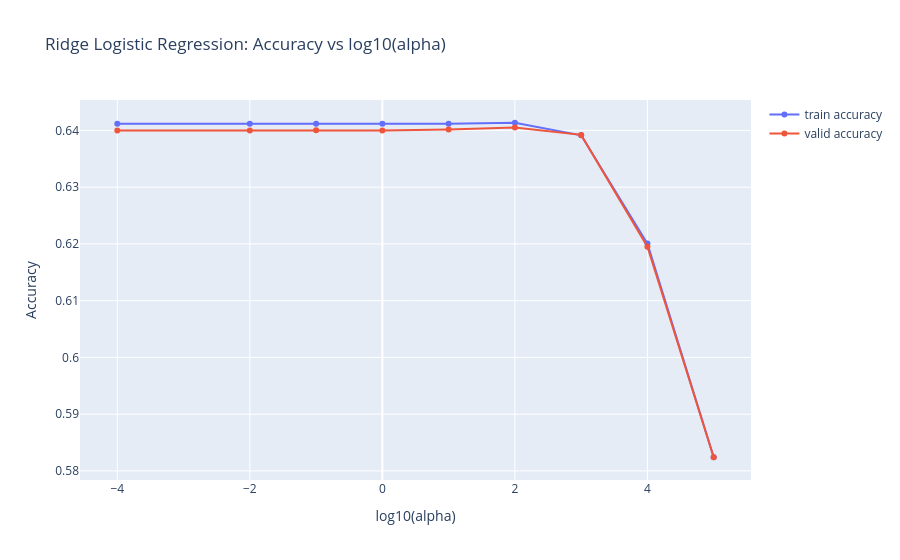

Notebook code cell kept with this figure:
### Code cell
ridge_results = pd.DataFrame()
ridge_results['alpha'] = np.log10(alpha_grid)
ridge_results['train accuracy'] = ridgeCV.cv_results_['mean_train_score']
ridge_results['valid accuracy'] = ridgeCV.cv_results_['mean_test_score']

fig = go.Figure()
fig.add_trace(go.Scatter(x=ridge_results['alpha'], y=ridge_results['train accuracy'], mode='lines+markers', name='train accuracy'))
fig.add_trace(go.Scatter(x=ridge_results['alpha'], y=ridge_results['valid accuracy'], mode='lines+markers', name='valid accuracy'))
fig.update_layout(title='Ridge Logistic Regression: Accuracy vs log10(alpha)', xaxis_title='log10(alpha)', yaxis_title='Accuracy')
fig.show()

ridge_logreg = ridgeCV.best_estimator_
y_pred_ridge = ridge_logreg.predict(X_test)
ridge_classification_rep = classification_report(y_test, y_pred_ridge)
print('Ridge Logistic Regression Classification Report:')
print(ridge_classification_rep)
ridge_accuracy = accuracy_score(y_test, y_pred_ridge)
print(f'Ridge Logistic Regression Accuracy: {ridge_accuracy:.4f}')

### Figure 1 — Plotly figure (JSON) as saved in the notebook; plotly's stock layout.template omitted (floating-point values rounded to 4 significant figures)
{"data": [{"mode": "lines+markers", "name": "train accuracy", "type": "scatter", "x": [-4.0, -2.0, -1.0, 0.0, 1.0, 2.0, 3.0, 4.0, 5.0], "y": [0.6412, 0.6412, 0.6412, 0.6412, 0.6412, 0.6414, 0.6391, 0.6201, 0.5824]}, {"mode": "lines+markers", "name": "valid accuracy", "type": "scatter", "x": [-4.0, -2.0, -1.0, 0.0, 1.0, 2.0, 3.0, 4.0, 5.0], "y": [0.64, 0.64, 0.64, 0.64, 0.6402, 0.6405, 0.6392, 0.6195, 0.5824]}], "layout": {"title": {"text": "Ridge Logistic Regression: Accuracy vs log10(alpha)"}, "xaxis": {"title": {"text": "log10(alpha)"}}, "yaxis": {"title": {"text": "Accuracy"}}}}
